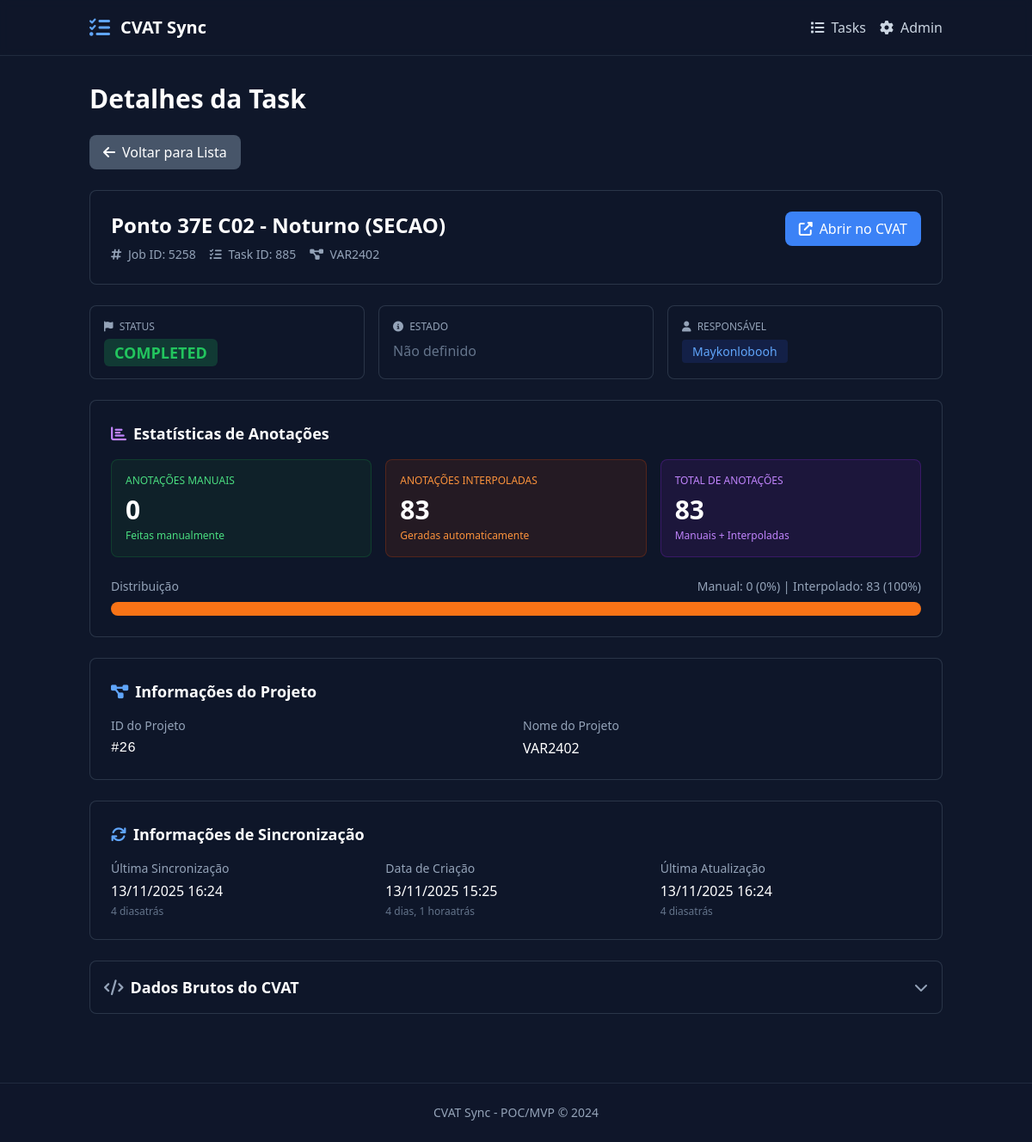
The page /cvat/1371/ on the database as committed earlier.
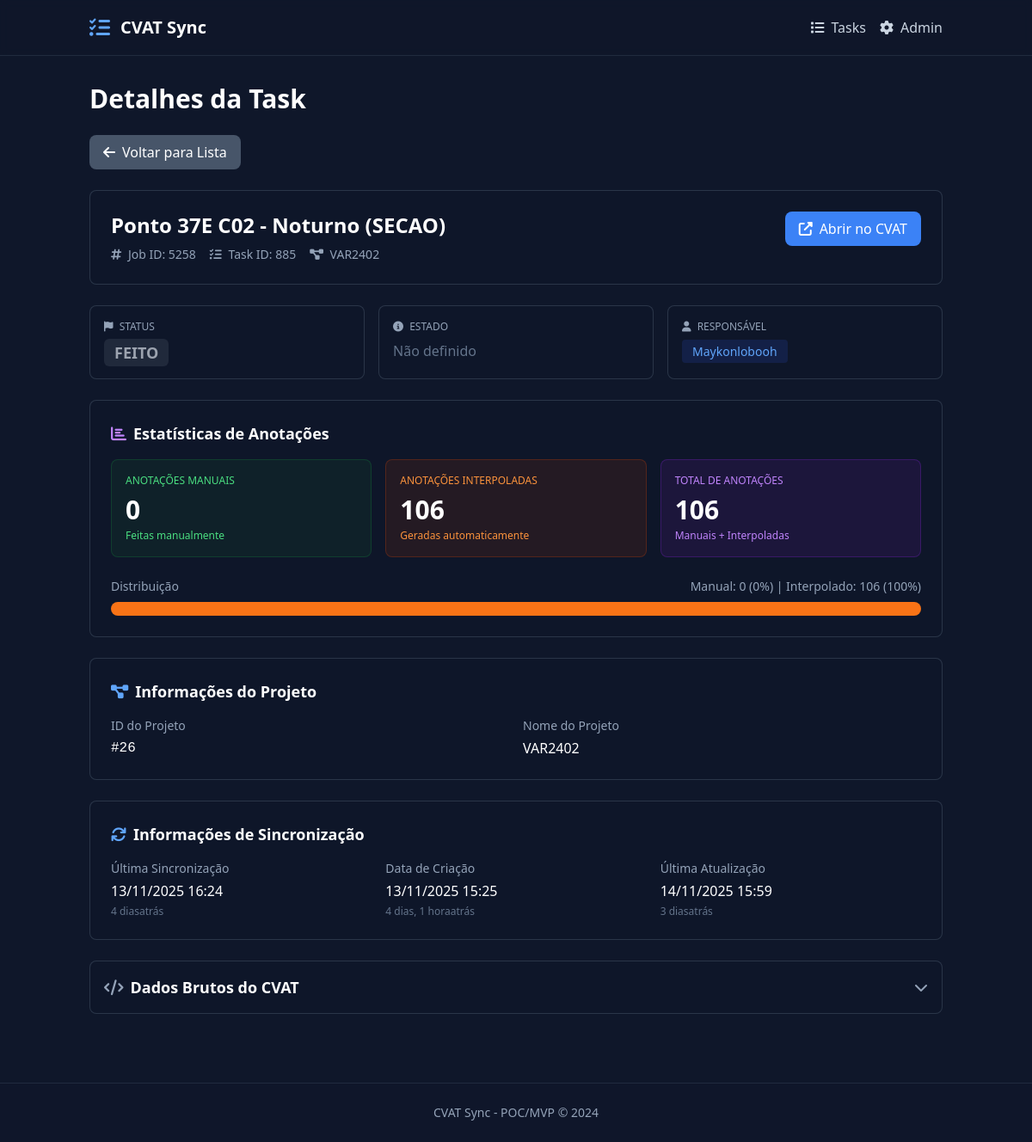
The same page on the database as committed later.
### cvat_sync/models.py (models this page shows, shortened)
class CVATTask(models.Model):
    cvat_task_id = models.IntegerField(
        verbose_name="CVAT Task ID",
        help_text="ID da task no CVAT"
    )
    cvat_job_id = models.IntegerField(
        verbose_name="CVAT Job ID",
        help_text="ID do job no CVAT",
        unique=True
    )
    project_id = models.IntegerField(
        verbose_name="Project ID",
        null=True,
        blank=True,
        help_text="ID do projeto no CVAT"
    )
    project_name = models.CharField(
        max_length=255,
        verbose_name="Nome do Projeto",
        null=True,
        blank=True
    )
    task_name = models.CharField(
        max_length=255,
        verbose_name="Nome da Task"
    )
    assignee = models.CharField(
        max_length=100,
        verbose_name="Responsável",
        null=True,
        blank=True,
        help_text="Username do responsável no CVAT"
    )
    responsavel = models.ManyToManyField(
        User,
        related_name='assigned_tasks',
        blank=True,
        verbose_name="Responsáveis",
        help_text="Usuários responsáveis por esta task"
    )
    cvat_status = models.CharField(
        max_length=50,
        verbose_name="Status CVAT",
        null=True,
        blank=True,
        help_text="Status original do job no CVAT (new, validation, completed, etc.)"
    )
    stage = models.CharField(
        max_length=50,
        verbose_name="Etapa",
        null=True,
        blank=True,
        help_text="Etapa do workflow (annotation, validation, acceptance)"
    )
    cvat_state = models.CharField(
        max_length=50,
        verbose_name="Estado CVAT",
        null=True,
        blank=True,
        help_text="Estado original de progresso do job no CVAT (in progress, completed, etc.)"
    )
    STATUS_CHOICES = [
        ('pendente', 'Pendente'),
        ('em_andamento', 'Em Andamento'),
        ('conferindo', 'Conferindo'),
        ('feito', 'Feito'),
        ('revisado', 'Revisado'),
    ]
    status = models.CharField(
        max_length=50,
        choices=STATUS_CHOICES,
        default='pendente',
        verbose_name="Status",
        help_text="Status atual da task no sistema"
    )
    manual_override = models.BooleanField(
        default=False,
        verbose_name="Override Manual",
        help_text="Se True, status não será sobrescrito pelo webhook do CVAT"
    )
    data_inicio = models.DateField(
        null=True,
        blank=True,
        verbose_name="Data de Início",
        help_text="Data de início da task"
    )
    data_conclusao = models.DateTimeField(
        null=True,
        blank=True,
        verbose_name="Data de Conclusão",
        help_text="Data e hora de conclusão da task"
    )
    manual_annotations = models.IntegerField(
        default=0,
        verbose_name="Anotações Manuais",
        help_text="Total de anotações feitas manualmente"
    )
    interpolated_annotations = models.IntegerField(
        default=0,
        verbose_name="Anotações Interpoladas",
        help_text="Total de anotações interpoladas automaticamente"
    )
    total_annotations = models.IntegerField(
        default=0,
        verbose_name="Total de Anotações",
        help_text="Total de anotações (manuais + interpoladas)"
    )
    cvat_url = models.URLField(
        max_length=500,
        verbose_name="URL do CVAT",
        null=True,
        blank=True,
        help_text="Link direto para a task no CVAT"
    )
    cvat_data = models.JSONField(
        verbose_name="Dados do CVAT",
        null=True,
        blank=True,
        help_text="Payload completo do CVAT para referência"
    )
    last_synced_at = models.DateTimeField(
        verbose_name="Última Sincronização",
        auto_now=False,  # FIX: Manual update only (not on every save)
        default=timezone.now,  # Default on creation
        help_text="Data e hora da última sincronização"
    )
    created_at = models.DateTimeField(
        verbose_name="Data de Criação",
        auto_now_add=True
    )
    updated_at = models.DateTimeField(
        verbose_name="Data de Atualização",
        auto_now=True
    )
    class Meta:
        verbose_name = "CVAT Task"
        verbose_name_plural = "CVAT Tasks"
        ordering = ["-cvat_job_id"]  # Jobs mais recentes primeiro (IDs maiores = mais novos)
        indexes = [
            models.Index(fields=["cvat_task_id", "cvat_job_id"]),
            models.Index(fields=["project_id"]),
            models.Index(fields=["assignee"]),
            models.Index(fields=["status"]),
        ]

### cvat_sync/views.py (the view)
# urls.py: path("<int:pk>/", CVATTaskDetailView.as_view(), name="cvat_task_detail"),
class CVATTaskDetailView(DetailView):
    model = CVATTask
    template_name = "cvat_sync/task_detail.html"
    context_object_name = "task"

### template/cvat_sync/task_detail.html (shortened to what this page needs)
{% extends 'base.html' %}
{% load humanize %}
{% block page_title %}Detalhes da Task{% endblock %}
{% block content %}
<div class="space-y-6">
    <div>
        <a href="{% url 'cvat_task_list' %}" class="btn btn-secondary">
            <i class="fas fa-arrow-left"></i>
            Voltar para Lista
        </a>
    </div>
    <div class="card p-6">
        <div class="flex items-start justify-between">
            <div>
                <h3 class="text-2xl font-bold text-white mb-2">{{ task.task_name }}</h3>
                <div class="flex items-center gap-4 text-sm text-slate-400">
                    <span><i class="fas fa-hashtag mr-1"></i> Job ID: {{ task.cvat_job_id }}</span>
                    <span><i class="fas fa-tasks mr-1"></i> Task ID: {{ task.cvat_task_id }}</span>
                    {% if task.project_name %}
                    <span><i class="fas fa-project-diagram mr-1"></i> {{ task.project_name }}</span>
                    {% endif %}
                </div>
            </div>
            {% if task.cvat_url %}
            <a href="{{ task.cvat_url }}" target="_blank" class="btn btn-primary">
                <i class="fas fa-external-link-alt"></i>
                Abrir no CVAT
            </a>
            {% endif %}
        </div>
    </div>
    <div class="grid grid-cols-1 md:grid-cols-3 gap-4">
        <div class="card p-4">
            <p class="text-slate-400 text-xs font-medium uppercase mb-2">
                <i class="fas fa-flag mr-1"></i> Status
            </p>
            {% if task.status %}
                <span class="badge {% if task.status == 'completed' %}badge-completed{% elif task.status == 'validation' %}badge-validation{% elif task.status == 'annotation' %}badge-annotation{% else %}badge-new{% endif %} text-lg">
                    {{ task.status }}
                </span>
            {% else %}
                <span class="text-slate-500">Não definido</span>
            {% endif %}
        </div>
        <div class="card p-4">
            <p class="text-slate-400 text-xs font-medium uppercase mb-2">
                <i class="fas fa-info-circle mr-1"></i> Estado
            </p>
            {% if task.state %}
                <span class="text-white text-lg font-medium">{{ task.state }}</span>
            {% else %}
                <span class="text-slate-500">Não definido</span>
            {% endif %}
        </div>
        <div class="card p-4">
            <p class="text-slate-400 text-xs font-medium uppercase mb-2">
                <i class="fas fa-user mr-1"></i> Responsável
            </p>
            {% if task.assignee %}
                <span class="px-3 py-1 bg-blue-900/30 text-blue-400 rounded text-sm font-medium">
                    {{ task.assignee }}
                </span>
            {% else %}
                <span class="text-slate-500">Não atribuído</span>
            {% endif %}
        </div>
    </div>
    <div class="card p-6">
        <h4 class="text-lg font-semibold text-white mb-4 flex items-center gap-2">
            <i class="fas fa-chart-bar text-purple-400"></i>
            Estatísticas de Anotações
        </h4>
        <div class="grid grid-cols-1 md:grid-cols-3 gap-4">
            <div class="bg-green-900/20 border border-green-700/30 rounded-lg p-4">
                <p class="text-green-400 text-xs font-medium uppercase mb-2">Anotações Manuais</p>
                <p class="text-3xl font-bold text-white">{{ task.manual_annotations|intcomma }}</p>
                <p class="text-green-400 text-xs mt-1">Feitas manualmente</p>
            </div>
            <div class="bg-orange-900/20 border border-orange-700/30 rounded-lg p-4">
                <p class="text-orange-400 text-xs font-medium uppercase mb-2">Anotações Interpoladas</p>
                <p class="text-3xl font-bold text-white">{{ task.interpolated_annotations|intcomma }}</p>
                <p class="text-orange-400 text-xs mt-1">Geradas automaticamente</p>
            </div>
            <div class="bg-purple-900/20 border border-purple-700/30 rounded-lg p-4">
                <p class="text-purple-400 text-xs font-medium uppercase mb-2">Total de Anotações</p>
                <p class="text-3xl font-bold text-white">{{ task.total_annotations|intcomma }}</p>
                <p class="text-purple-400 text-xs mt-1">Manuais + Interpoladas</p>
            </div>
        </div>
        {% if task.total_annotations > 0 %}
        <div class="mt-6">
            <div class="flex items-center justify-between mb-2">
                <span class="text-sm text-slate-400">Distribuição</span>
                <span class="text-sm text-slate-400">
                    Manual: {{ task.manual_annotations|floatformat:0 }}
                    ({% widthratio task.manual_annotations task.total_annotations 100 %}%) |
                    Interpolado: {{ task.interpolated_annotations|floatformat:0 }}
                    ({% widthratio task.interpolated_annotations task.total_annotations 100 %}%)
                </span>
            </div>
            <div class="w-full bg-slate-700 rounded-full h-4 overflow-hidden flex">
                <div class="bg-orange-500 h-full" style="width: {% widthratio task.interpolated_annotations task.total_annotations 100 %}%"></div>
            </div>
        </div>
        {% endif %}
    </div>
    {% if task.project_id %}
    <div class="card p-6">
        <h4 class="text-lg font-semibold text-white mb-4 flex items-center gap-2">
            <i class="fas fa-project-diagram text-blue-400"></i>
            Informações do Projeto
        </h4>
        <div class="grid grid-cols-1 md:grid-cols-2 gap-4">
            <div>
                <p class="text-slate-400 text-sm mb-1">ID do Projeto</p>
                <p class="text-white font-mono">#{{ task.project_id }}</p>
            </div>
            <div>
                <p class="text-slate-400 text-sm mb-1">Nome do Projeto</p>
                <p class="text-white">{{ task.project_name|default:"Não disponível" }}</p>
            </div>
        </div>
    </div>
    {% endif %}
    <div class="card p-6">
        <h4 class="text-lg font-semibold text-white mb-4 flex items-center gap-2">
            <i class="fas fa-sync text-blue-400"></i>
            Informações de Sincronização
        </h4>
        <div class="grid grid-cols-1 md:grid-cols-3 gap-4">
            <div>
                <p class="text-slate-400 text-sm mb-1">Última Sincronização</p>
                <p class="text-white">{{ task.last_synced_at|date:"d/m/Y H:i" }}</p>
                <p class="text-slate-500 text-xs mt-1">{{ task.last_synced_at|naturaltime }}</p>
            </div>
            <div>
                <p class="text-slate-400 text-sm mb-1">Data de Criação</p>
                <p class="text-white">{{ task.created_at|date:"d/m/Y H:i" }}</p>
                <p class="text-slate-500 text-xs mt-1">{{ task.created_at|naturaltime }}</p>
            </div>
            <div>
                <p class="text-slate-400 text-sm mb-1">Última Atualização</p>
                <p class="text-white">{{ task.updated_at|date:"d/m/Y H:i" }}</p>
                <p class="text-slate-500 text-xs mt-1">{{ task.updated_at|naturaltime }}</p>
            </div>
        </div>
    </div>
    <div class="card">
        <button type="button"
                onclick="document.getElementById('raw-data').classList.toggle('hidden')"
                class="w-full p-4 text-left flex items-center justify-between hover:bg-slate-800/40 transition-colors">
            <h4 class="text-lg font-semibold text-white flex items-center gap-2">
                <i class="fas fa-code text-slate-400"></i>
                Dados Brutos do CVAT
            </h4>
            <i class="fas fa-chevron-down text-slate-400"></i>
        </button>
    </div>
</div>
{% endblock %}

### template/base.html (shortened to what this page needs)
<!DOCTYPE html>
<html lang="pt-BR">
<head>
    <script src="https://cdn.tailwindcss.com"></script>
    <link rel="stylesheet" href="https://cdnjs.cloudflare.com/ajax/libs/font-awesome/6.4.0/css/all.min.css">
</head>
<body>
    <header class="bg-slate-900/80 border-b border-slate-700/50 sticky top-0 z-50 backdrop-blur-sm">
        <div class="container mx-auto px-4">
            <div class="flex items-center justify-between h-16">
                <div class="flex items-center gap-3">
                    <i class="fas fa-tasks text-blue-400 text-2xl"></i>
                    <h1 class="text-xl font-bold text-white">
                        <a href="{% url 'cvat_task_list' %}" class="hover:text-blue-400 transition-colors">
                            CVAT Sync
                        </a>
                    </h1>
                </div>
                <nav class="flex items-center gap-4">
                    <a href="{% url 'cvat_task_list' %}" class="text-slate-300 hover:text-white transition-colors">
                        <i class="fas fa-list mr-2"></i>Tasks
                    </a>
                    <a href="/admin/" target="_blank" class="text-slate-300 hover:text-white transition-colors">
                        <i class="fas fa-cog mr-2"></i>Admin
                    </a>
                </nav>
            </div>
        </div>
    </header>
    <main class="container mx-auto px-4 py-8">
        <div class="mb-6">
            <h2 class="text-3xl font-bold text-white">
                {% block page_title %}CVAT Sync{% endblock %}
            </h2>
        </div>
        {% block content %}{% endblock %}
    </main>
    <footer class="bg-slate-900/60 border-t border-slate-700/50 mt-12">
        <div class="container mx-auto px-4 py-6">
            <div class="text-center text-slate-400 text-sm">
                <p>CVAT Sync - POC/MVP © 2024</p>
            </div>
        </div>
    </footer>
</body>
</html>

### template/base.html (style rules this page uses)
body { background-color: #0f172a; color: #e2e8f0; }
.card { background-color: rgba(15, 23, 42, 0.7); border: 1px solid rgba(71, 85, 105, 0.5); border-radius: 0.5rem; }
.btn { padding: 0.5rem 1rem; border-radius: 0.5rem; font-weight: 500; transition: all 0.2s; display: inline-flex; align-items: center; gap: 0.5rem; }
.btn-primary { background-color: #3b82f6; color: white; }
.btn-secondary { background-color: #475569; color: white; }
.badge { padding: 0.25rem 0.75rem; border-radius: 0.375rem; font-size: 0.75rem; font-weight: 600; text-transform: uppercase; }
.badge-new { background-color: rgba(107, 114, 128, 0.2); color: #9ca3af; }

Rows that differ between the two databases and show on the page:
changed CVATTask "Ponto 37E C02 - Noturno (SECAO)": status "COMPLETED" → "FEITO"; interpolated_annotations "83" → "106"; total_annotations "83" → "106"; updated_at "13/11/2025 16:24" → "14/11/2025 15:59"; updated_at "4 diasatrás" → "3 diasatrás"
